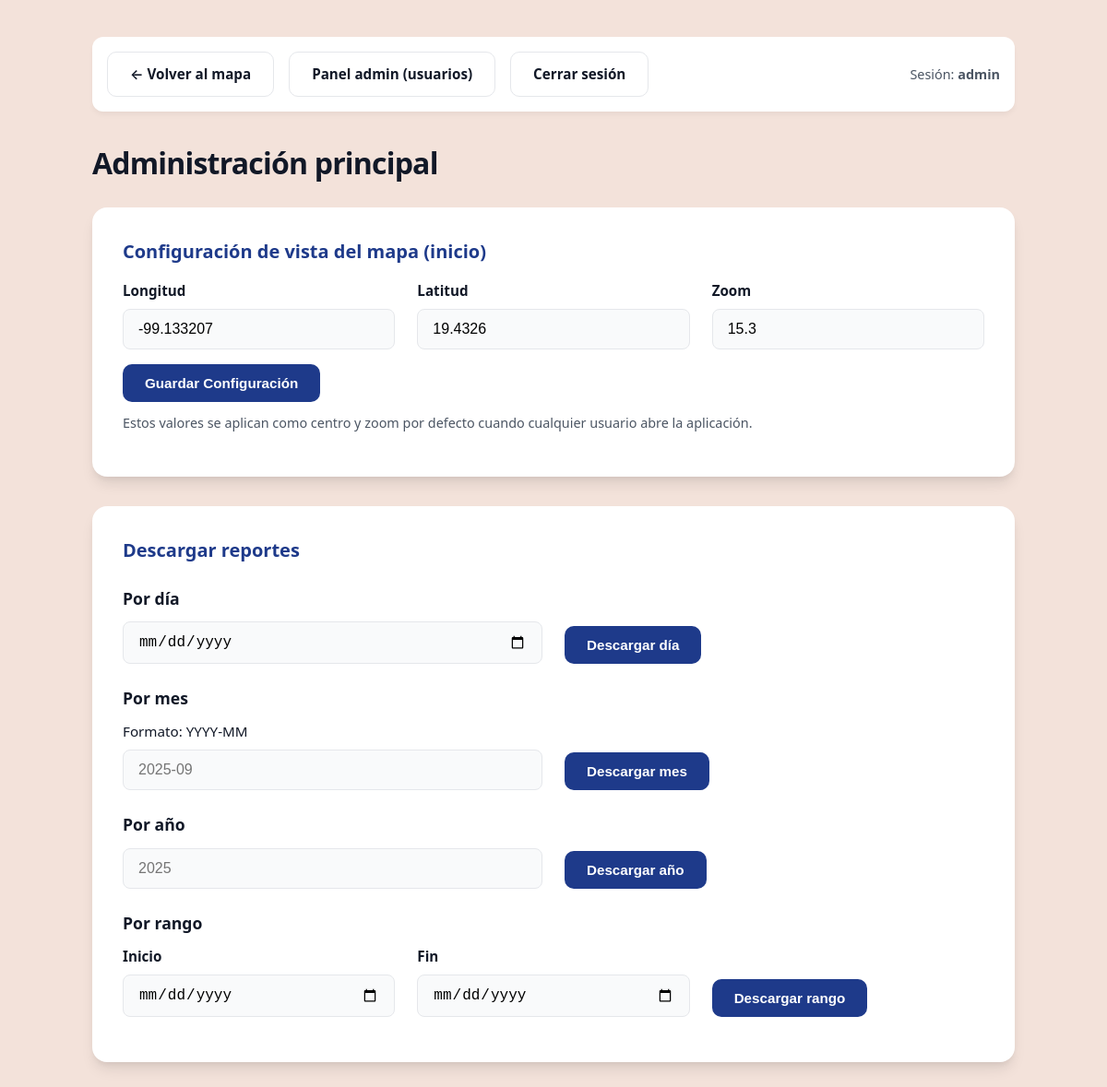
/admin/main (signed in), run on the app's committed database.
### tables this page shows
CREATE TABLE settings (
            id INTEGER PRIMARY KEY CHECK (id = 1),
            center_lon REAL NOT NULL DEFAULT -99.1332,
            center_lat REAL NOT NULL DEFAULT 19.4326,
            zoom REAL NOT NULL DEFAULT 12
        );

### app.py (the view)
@app.route("/admin/main")
@admin_required
def main_admin():
    db = get_db()
    s = db.execute(
        "SELECT center_lon, center_lat, zoom FROM settings WHERE id=1"
    ).fetchone()
    return render_template(
        "main_admin.html", settings=s, user=session.get("username")
    )

### app.py (called while the page is built, shortened)
def get_db():
    if "db" not in g:
        g.db = sqlite3.connect(DB_PATH)
        g.db.row_factory = sqlite3.Row
    return g.db

def admin_required(f):
    @wraps(f)
    def wrapper(*args, **kwargs):
        if "user_id" not in session:
            flash("Inicia sesión para continuar.", "warn")
            return redirect(url_for("login", next=request.path))
        if session.get("role") != "admin":
            flash("Requiere rol de administrador.", "error")
            return redirect(url_for("index"))
        return f(*args, **kwargs)
    return wrapper

@app.before_request
def enforce_idle_timeout():
    if "user_id" not in session and "visita_id" not in session:
        return
    now = datetime.utcnow()
    last = session.get("last_activity")
    session["last_activity"] = now.isoformat()
    session.permanent = True

### templates/main_admin.html (shortened to what this page needs)
<!doctype html>
<html lang="es">
<head>
  <link rel="stylesheet" href="{{ url_for('static', filename='admin_style.css') }}">
</head>
<body>
  <div class="wrap">
    <div class="topbar">
      <a class="btn btn-outline" href="{{ url_for('index') }}">← Volver al mapa</a>
      <a class="btn btn-outline" href="{{ url_for('admin_panel') }}">Panel admin (usuarios)</a>
      <a class="btn btn-outline" href="{{ url_for('logout') }}">Cerrar sesión</a>
      <div class="user-info">Sesión: <strong>{{ user }}</strong></div>
    </div>
    <h1>Administración principal</h1>
    <div class="card">
      <h2>Configuración de vista del mapa (inicio)</h2>
      <div class="row">
        <div>
          <label>Longitud</label>
          <input id="lon" type="number" step="0.000001" value="{{ settings.center_lon }}">
        </div>
        <div>
          <label>Latitud</label>
          <input id="lat" type="number" step="0.000001" value="{{ settings.center_lat }}">
        </div>
        <div>
          <label>Zoom</label>
          <input id="zoom" type="number" step="0.1" value="{{ settings.zoom }}">
        </div>
      </div>
      <div style="margin-top: 1rem;">
        <button onclick="guardarSettings()">Guardar Configuración</button>
      </div>
      <p style="margin-top: 12px; font-size: 0.9rem;">Estos valores se aplican como centro y zoom por defecto cuando
        cualquier usuario abre la aplicación.</p>
    </div>
    <div class="card">
      <h2>Descargar reportes</h2>
      <h3>Por día</h3>
      <div class="row" style="align-items: end;">
        <div><input type="date" id="day"></div>
        <div><button onclick="descargarDia()">Descargar día</button></div>
      </div>
      <h3>Por mes</h3>
      <div class="row" style="align-items: end;">
        <div>
          <label style="font-weight:400; margin-top:0;">Formato: YYYY-MM</label>
          <input type="text" id="month" placeholder="2025-09" pattern="\\d{4}-\\d{2}">
        </div>
        <div><button onclick="descargarMes()">Descargar mes</button></div>
      </div>
      <h3>Por año</h3>
      <div class="row" style="align-items: end;">
        <div><input type="number" id="year" placeholder="2025" min="2000" max="2100" step="1"></div>
        <div><button onclick="descargarAnio()">Descargar año</button></div>
      </div>
      <h3>Por rango</h3>
      <div class="row" style="align-items: end;">
        <div>
          <label>Inicio</label>
          <input type="date" id="rStart">
        </div>
        <div>
          <label>Fin</label>
          <input type="date" id="rEnd">
        </div>
        <div><button onclick="descargarRango()">Descargar rango</button></div>
      </div>
    </div>
  </div>
</body>
</html>

### static/admin_style.css (style rules this page uses)
:root { --bg-color: #f3e2da; --card-bg: #ffffff; --text-color: #111827; --text-muted: #4b5563; --primary: #1e3a8a; --primary-hover: #1e40af; --danger: #ef4444; --border-color: #e5e7eb; --shadow: 0 10px 15px -3px rgba(0, 0, 0, 0.1), 0 4px 6px -2px rgba(0, 0, 0, 0.05); --radius: 16px; --font-family: system-ui, -apple-system, Segoe UI, Roboto, Helvetica, Arial, sans-serif; }
body { font-family: var(--font-family); margin: 0; background-color: var(--bg-color); color: var(--text-color); line-height: 1.5; padding-bottom: 40px; }
.wrap { max-width: 1000px; margin: 40px auto; padding: 0 20px; }
h1 { font-size: 2rem; font-weight: 800; color: var(--text-color); margin-bottom: 1.5rem; letter-spacing: -0.025em; }
h2 { font-size: 1.25rem; font-weight: 700; color: var(--primary); margin-top: 0; margin-bottom: 1rem; }
h3 { font-size: 1.1rem; font-weight: 600; color: var(--text-color); margin-top: 1.5rem; margin-bottom: 0.75rem; }
p { color: var(--text-muted); font-size: 0.95rem; }
.card { background: var(--card-bg); border-radius: var(--radius); box-shadow: var(--shadow); padding: 2rem; margin-bottom: 2rem; border: 1px solid rgba(255, 255, 255, 0.5); }
label { display: block; font-weight: 600; margin-bottom: 0.5rem; color: var(--text-color); font-size: 0.95rem; }
input[type="text"], input[type="password"], input[type="number"], input[type="email"], input[type="date"], select, input[type="file"]::file-selector-button { width: 100%; padding: 0.75rem 1rem; border: 1px solid var(--border-color); border-radius: 8px; background-color: #f9fafb; font-size: 1rem; transition: border-color 0.15s ease, box-shadow 0.15s ease; box-sizing: border-box; }
button, .btn, input[type="file"]::file-selector-button { display: inline-flex; align-items: center; justify-content: center; padding: 0.75rem 1.5rem; border: none; border-radius: 10px; background-color: var(--primary); color: white; font-weight: 600; font-size: 0.95rem; cursor: pointer; transition: background-color 0.2s, transform 0.1s; text-decoration: none; }
.btn-outline, a.btn { background-color: white; color: var(--text-color); border: 1px solid var(--border-color); }
.row { display: grid; grid-template-columns: repeat(auto-fit, minmax(200px, 1fr)); gap: 1.5rem; margin-bottom: 1rem; }
.topbar { display: flex; flex-wrap: wrap; gap: 1rem; align-items: center; margin-bottom: 2rem; background: white; padding: 1rem; border-radius: 12px; box-shadow: 0 4px 6px -1px rgba(0, 0, 0, 0.05); }
.topbar .user-info { margin-left: auto; font-size: 0.9rem; color: var(--text-muted); }

### data on the page
settings: center_lon "-99.133207", center_lat "19.4326", zoom "15.3"

### other printed values
{{ user }} "admin"
